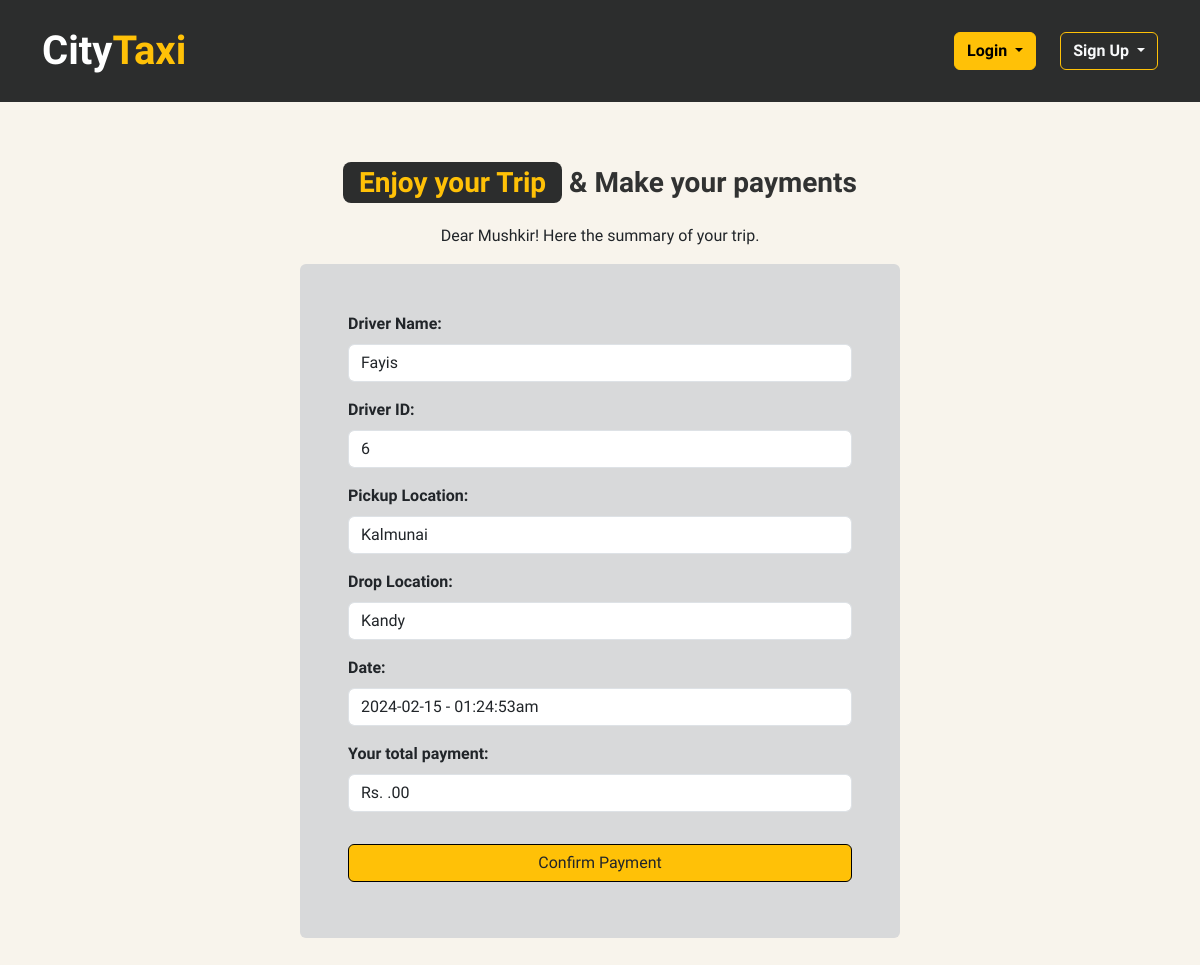
Page /passenger-directory/payment/payment.php?reservation_id=2 on the committed database.
### tables this page shows
CREATE TABLE `table_reservation` (
  `reservation_id` int(11) NOT NULL,
  `passenger_name` varchar(50) NOT NULL,
  `passenger_contact_no` varchar(13) NOT NULL,
  `pickup_location` varchar(30) NOT NULL,
  `pickup_location_latitude_value` varchar(20) NOT NULL,
  `pickup_location_longitude_value` varchar(20) NOT NULL,
  `drop_location` varchar(30) NOT NULL,
  `drop_location_latitude_value` varchar(20) NOT NULL,
  `drop_location_longitude_value` varchar(20) NOT NULL,
  `reservation_status` varchar(15) NOT NULL,
  `driver_id` int(11) NOT NULL,
  `passenger_id` int(11) NOT NULL,
  `ride_start_time` varchar(255) NOT NULL,
  `operator_id` int(11) NOT NULL
);

CREATE TABLE `table_passenger` (
  `id` int(11) NOT NULL,
  `passenger_name` varchar(100) NOT NULL,
  `passenger_email` varchar(100) NOT NULL,
  `passenger_phone_no` varchar(12) NOT NULL,
  `passenger_username` varchar(50) NOT NULL,
  `passenger_password` varchar(255) NOT NULL,
  `passenger_id_card_number` varchar(100) NOT NULL,
  `passenger_address_line` varchar(100) NOT NULL,
  `passenger_city` varchar(100) NOT NULL,
  `passenger_country` varchar(100) NOT NULL,
  `passenger_image` varchar(255) NOT NULL
);

CREATE TABLE `table_driver` (
  `driver_id` int(11) NOT NULL,
  `driver_name` varchar(50) NOT NULL,
  `driver_email` varchar(50) NOT NULL,
  `driver_phone_no` varchar(12) NOT NULL,
  `driver_id_card_no` varchar(20) NOT NULL,
  `driver_username` varchar(50) NOT NULL,
  `driver_password` varchar(255) NOT NULL,
  `taxi_number` varchar(20) NOT NULL,
  `availability_status` varchar(50) NOT NULL,
  `location_latitude` varchar(20) NOT NULL,
  `location_longitude` varchar(20) NOT NULL,
  `start_time` time NOT NULL,
  `end_time` time NOT NULL,
  `driver_address_line` varchar(50) NOT NULL,
  `driver_city` varchar(20) NOT NULL,
  `driver_country` varchar(20) NOT NULL,
  `driver_image` varchar(255) NOT NULL
);

### passenger-directory/payment/payment.php (the view, shortened to what this page needs)
<?php
include('../../includes/connect.php');
if (isset($_GET['reservation_id'])) {
    $parsedReservationId = $_GET['reservation_id'];
    $query = "SELECT tr.*, tp.passenger_name, td.driver_name FROM `table_reservation` AS tr
    LEFT JOIN `table_passenger` AS tp ON tr.passenger_id = tp.id
    LEFT JOIN `table_driver` AS td ON tr.driver_id = td.driver_id
    WHERE tr.reservation_id = $parsedReservationId
    ";
    $getReservationData = mysqli_query($con, $query);
    $arrayOfReservationData = mysqli_fetch_assoc($getReservationData);
    $isDataExist = mysqli_num_rows($getReservationData);
    if ($isDataExist == 1) {
        $pickupLocation = $arrayOfReservationData['pickup_location'];
        $dropLocation = $arrayOfReservationData['drop_location'];
        $tripStartTime = $arrayOfReservationData['ride_start_time'];
        $passengerName = $arrayOfReservationData['passenger_name'];
        $driverName = $arrayOfReservationData['driver_name'];
        $driverId = $arrayOfReservationData['driver_id'];
    }
}
?>
<!DOCTYPE html>
<html lang="en">
<head>
    <link rel="stylesheet" href="https://cdnjs.cloudflare.com/ajax/libs/font-awesome/6.5.1/css/all.min.css" />
    <link rel="stylesheet" href="../../assets/css/bootstrap.min.css" />
    <link rel="stylesheet" href="../../assets/css/style.css" />
    <link rel="stylesheet" href="../../assets/css/style2.css" />
</head>
<body class="overflow-x-hidden bg-external-white">
    <header class="container-fluid background-black-color">
        <nav class="navbar navbar-expand-lg container py-3">
            <div class="container-fluid">
                <a class="navbar-brand text-white fs-1 fw-bold" title="Go to Homepage" href="../../index.php">City<span class="text-warning">Taxi</span></a>
                <div class="collapse navbar-collapse d-md-flex justify-content-end" id="navbarSupportedContent">
                    <div class="btn-group me-4">
                        <button type="button" class="btn btn-warning dropdown-toggle fw-bold" data-bs-toggle="dropdown" aria-expanded="false">
                            Login
                        </button>
                    </div>
                    <div class="btn-group">
                        <button type="button" class="btn border-warning text-light hover-effect dropdown-toggle fw-bold" data-bs-toggle="dropdown" aria-expanded="false">
                            Sign Up
                        </button>
                    </div>
                </div>
            </div>
        </nav>
    </header>
    <main class="px-2 px-sm-3 px-md-5 pb-5">
        <h3 class="text-center fw-semibold mt-5 font-black p-3 rounded-3">
            <span class="text-warning background-black-color py-1 px-3 rounded-3">Enjoy your Trip</span>
            & Make your payments
        </h3>
        <p class="text-center">Dear <?php echo $passengerName; ?>! Here the summary of your trip.</p>
        <div class="form-width mt-md-2">
            <form method="post" class="background-grey p-2 p-sm-3 p-md-5 rounded-2" id="passenger-reservation-form">
                <div class="mb-3 w-100">
                    <label for="driver-name" class="form-label fw-semibold">Driver Name:
                    </label>
                    <div>
                        <label for="driver-name" class="form-control"><?php echo $driverName; ?> </label>
                    </div>
                </div>
                <div class="mb-3 w-100">
                    <label for="driver-id" class="form-label fw-semibold">Driver ID:
                    </label>
                    <div>
                        <label for="driver-id" class="form-control"> <?php echo $driverId; ?></label>
                    </div>
                </div>
                <div class="mb-3 w-100">
                    <label for="passenger-pickup-location" class="form-label fw-semibold">Pickup Location:
                    </label>
                    <div>
                        <label for="passenger-pickup-location" class="form-control text-capitalize"><?php echo $pickupLocation; ?>
                        </label>
                    </div>
                </div>
                <div class="mb-3 w-100">
                    <label for="passenger-pickup-location" class="form-label fw-semibold">Drop Location:
                    </label>
                    <div>
                        <label for="passenger-pickup-location" class="form-control text-capitalize "><?php echo $dropLocation; ?>
                        </label>
                    </div>
                </div>
                <div class="mb-3 w-100">
                    <label for="passenger-pickup-location" class="form-label fw-semibold">Date:
                    </label>
                    <div>
                        <label for="passenger-pickup-location" class="form-control"><?php echo $tripStartTime; ?>
                        </label>
                    </div>
                </div>
                <div class="mb-3 w-100">
                    <label for="passenger-pickup-location" class="form-label fw-semibold">Your total payment:
                    </label>
                    <div>
                        <label for="passenger-pickup-location" class="form-control">Rs. <?php echo $totalAmoutOfTrip; ?>.00
                        </label>
                    </div>
                </div>
                <div class="mb-2 w-100">
                    <input type="submit" value="Confirm Payment" class="btn bg-warning border-1 border-black w-100 mt-3" />
                </div>
            </form>
        </div>
    </main>
</body>
</html>

### assets/css/style.css (style rules this page uses)
html, body { scroll-behavior: smooth !important; }
body { font-family: "Sen", sans-serif !important; }
.bg-external-white { background-color: #f8f4ec !important; }
.background-black-color { background-color: #2c2d2d !important; }
.font-black { color: #313232 !important; }
.background-grey { background-color: #d8d9da !important; }

### assets/css/style2.css (style rules this page uses)
.form-width { width: 600px; margin: auto; }

### rows in the picture
table_reservation: table_passenger.passenger_name "Mushkir", driver.driver_name "Fayis", driver "6", pickup_location "Kalmunai", drop_location "Kandy", ride_start_time "2024-02-15 - 01:24:53am"
